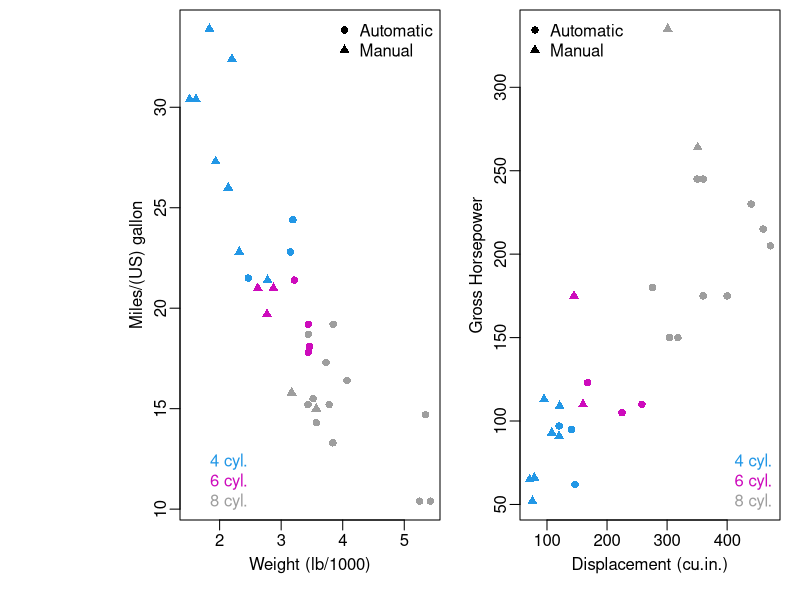
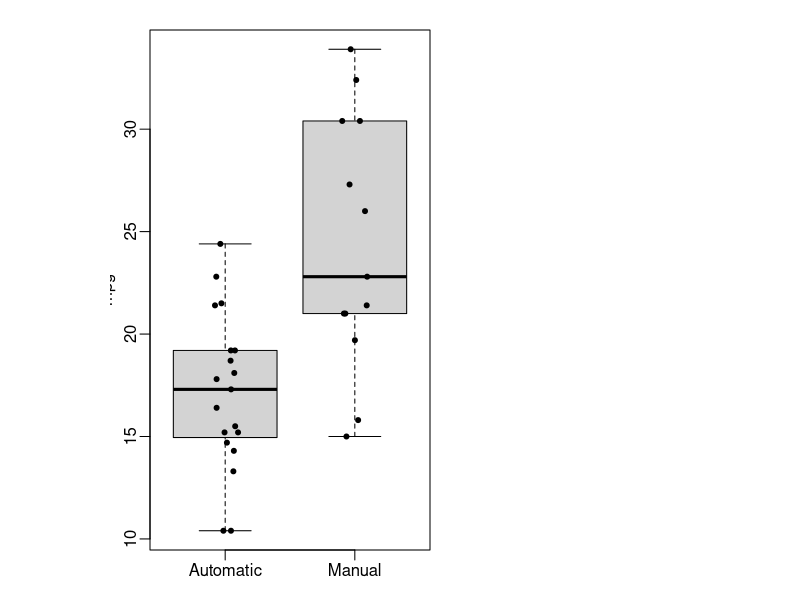
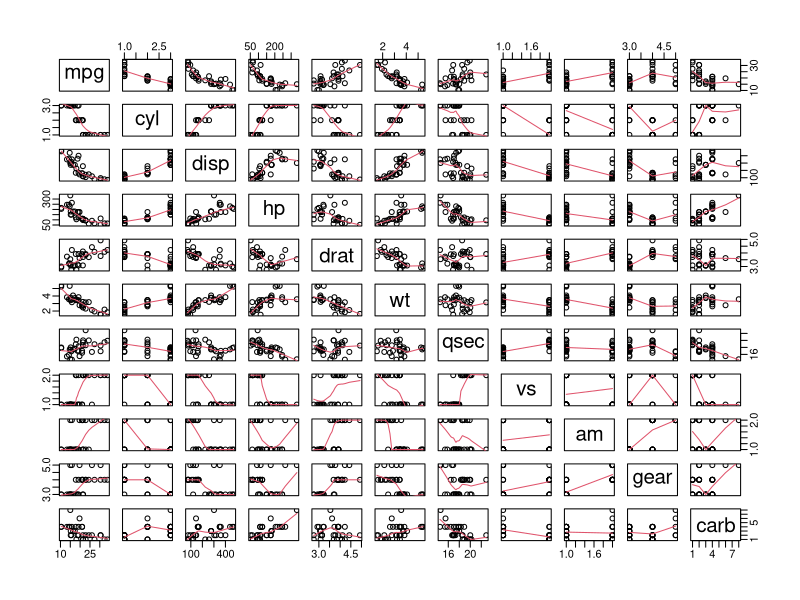

These figures' R source, in order:
## ---- chunk 1
data(mtcars)
mtcarst <- within(mtcars, {
am <- factor(am, labels = c("Automatic", "Manual"))
vs <- factor(vs, labels = c("Vengine", "Iengine"))
cyl <- factor(cyl)
})
## ---- chunk 2
p<-c(16,17)
c<-c(4,6,8)
cl <- c("4 cyl.","6 cyl.","8 cyl.")
tl <- c("Automatic","Manual")

par(mfcol=c(1,2), mar=c(3.5,3.5,0,0.5), oma=c(0.5,5.5,0.5,0.5),cex=1,mgp=c(1.7,0.5,0))
with(mtcars,plot(mpg~wt,col=cyl,pch=am+p[1],xlab="Weight (lb/1000)",ylab="Miles/(US) gallon",main=""))
legend("topright",pch=p,legend=tl,bty="n")
legend("bottomleft",text.col=c,legend=cl,bty="n")

with(mtcars,plot(hp~disp,col=cyl,pch=am+p[1],xlab="Displacement (cu.in.)",ylab="Gross Horsepower",main=""))
legend("topleft",pch=p,legend=tl,bty="n")
legend("bottomright",text.col=c,legend=cl,bty="n")
## ---- chunk 3
model1 <- lm(mpg ~ am, mtcarst)
summary(model1)$coefficients
## ---- chunk 4
model2 <- update(model1, mpg ~ am + wt)
summary(model2)$coefficients
## ---- chunk 5
model3 <- update(model1, mpg ~ am + wt + cyl)
summary(model3)$coefficients
## ---- chunk 6
head(mtcarst)
## ---- chunk 7
op <- par(mar = c(2,2,1,1))
boxplot(mpg ~ am, data = mtcarst)
stripchart(mpg ~ am, data = mtcarst, vertical = T, method = "jitter", pch = 20, add = T)
par(op)
## ---- chunk 8
require(graphics)
pairs(mpg ~ .,data = mtcarst, panel = panel.smooth)
